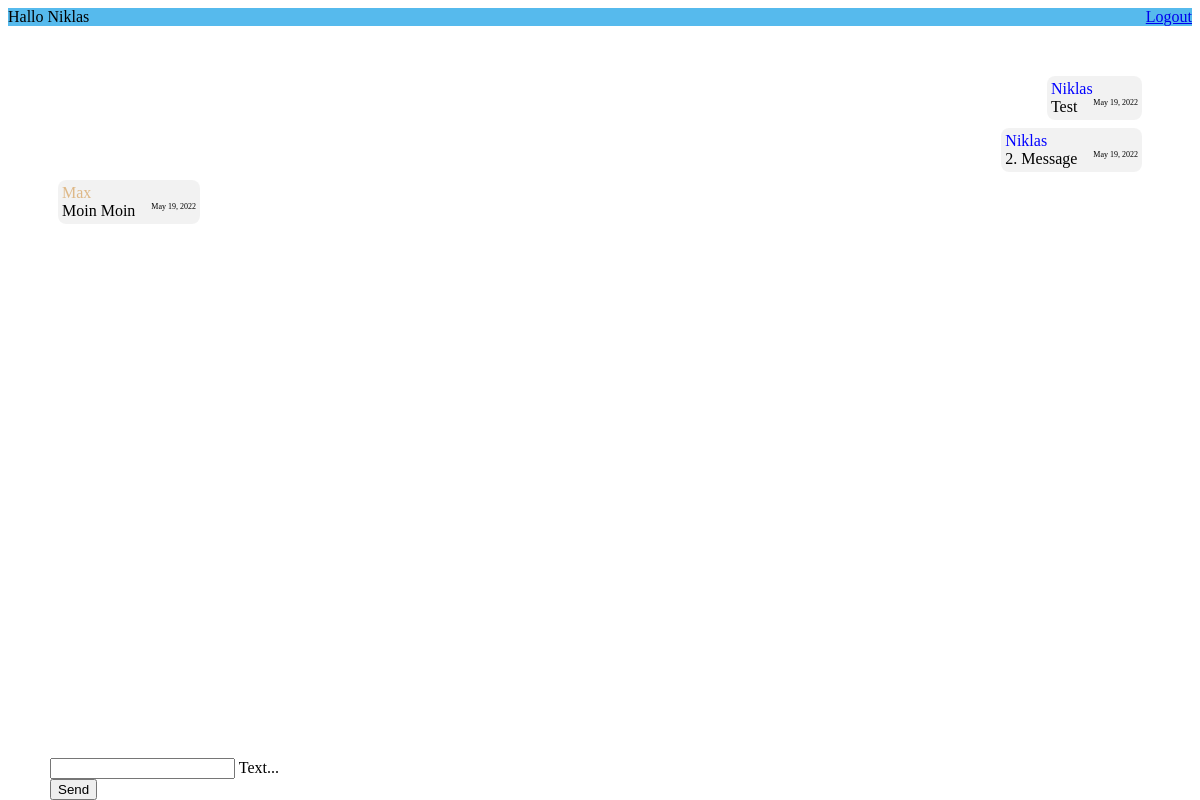
The app's page /chat/ (signed in), older data.
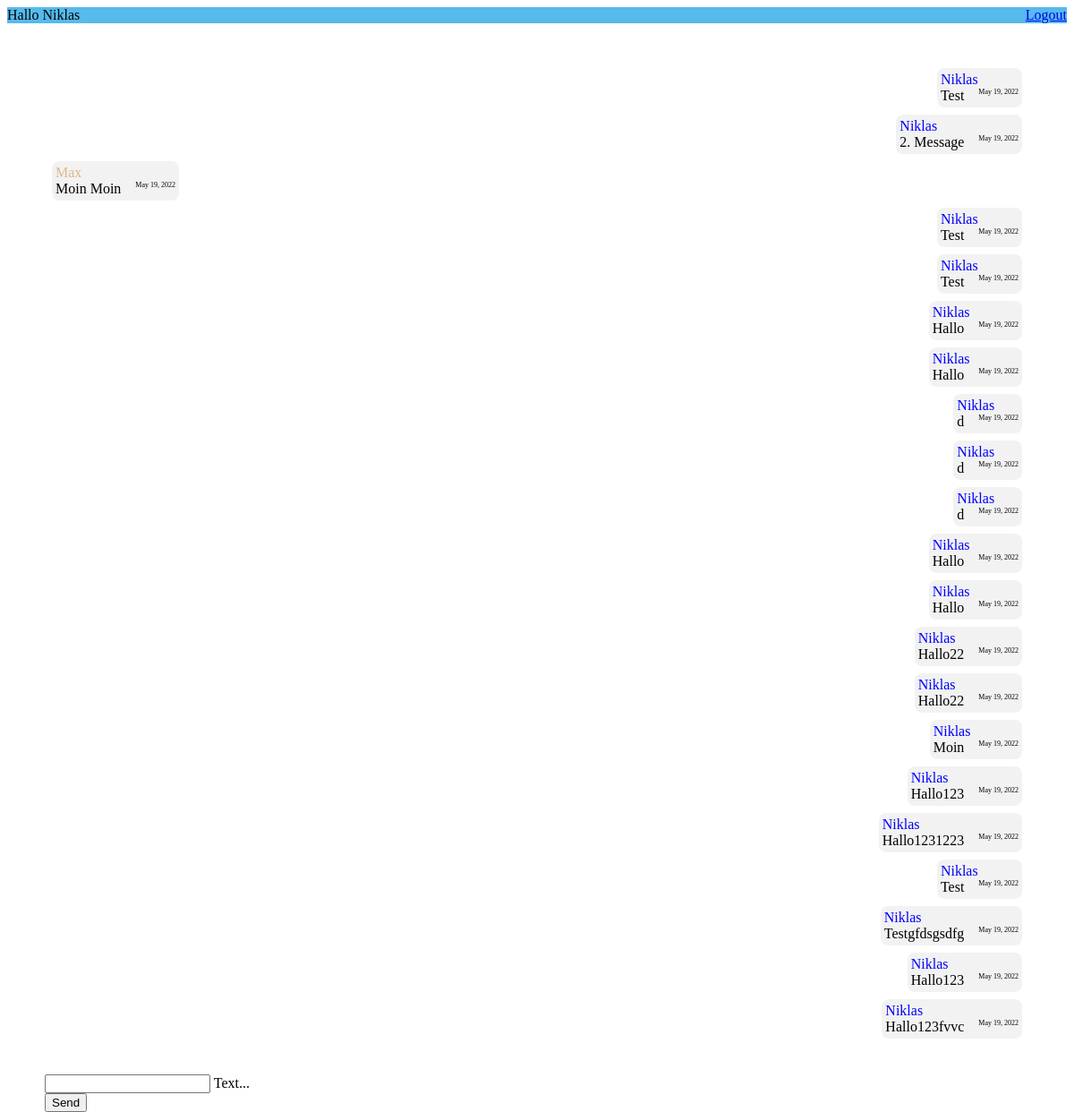
The same page, newer data.
### chat/models.py (models this page shows)
class Message (models.Model):
    text = models.CharField(max_length=500)
    created_at = models.DateField(default=date.today)
    author = models.ForeignKey(settings.AUTH_USER_MODEL, on_delete=models.CASCADE, related_name="author_message_set")
    chat = models.ForeignKey(Chat, on_delete=models.CASCADE, related_name="chat_message_set")
    receiver = models.ForeignKey(settings.AUTH_USER_MODEL, on_delete=models.CASCADE , related_name="receiver_message_set")

### chat/views.py (the view, shortened to what this page needs)
# urls.py: path("chat/", index),
@login_required(login_url="/login/")
def index(request):
    chatMessages = Message.objects.filter(chat__id = 1)
    return render(request, "chat/index.html", {"messages": chatMessages})

### chat/templates/chat/index.html (shortened to what this page needs)
<link rel="stylesheet" href="https://code.getmdl.io/1.3.0/material.indigo-pink.min.css">
<div class="mdl-layout mdl-js-layout mdl-layout--fixed-header">
    <header class="mdl-layout__header">
        <div class="mdl-layout__header-row" style="display: flex; justify-content: space-between;">
            <span class="mdl-layout-title">{% if request.user.is_authenticated%}Hallo {{ request.user.first_name }} {%else%} Please login {%endif%}</span>
            <nav>
                {% if request.user.is_authenticated%}
                <a class="mdl-navigation__link" href="/logout/">Logout</a> {% endif%}
            </nav>
        </div>
    </header>
    <main class="mdl-layout__content" id="page" onload="scrollDown()">
        <div class="page-content">
            {% if request.user.is_authenticated%}
            <div class="chatContainer" id="chatContainer">
                {%for message in messages%}
                {% if request.user == message.author%}
                <div class="messageContainer right">
                    <div class="author blue">{{message.author.first_name}}</div>
                    <div class="messageBody">
                        <div class="message">{{message.text}}</div>
                        <div class="date"> {{message.created_at}}</div>
                    </div>
                </div>
                {% else%}
                <div class="messageContainer ">
                    <div class="author yellow">{{message.author.first_name}}</div>
                    <div class="messageBody">
                        <div class="message">{{message.text}}</div>
                        <div class="date"> {{message.created_at}}</div>
                    </div>
                </div>
                {%endif%} {%endfor%}
            </div>
            <form onsubmit="sendMessage(event); " method="post" class="message-field">
                <div class="mdl-textfield mdl-js-textfield mdl-textfield--floating-label textfield">
                    <input class="mdl-textfield__input" type="text" name="textmessage" id="messageField">
                    <label class="mdl-textfield__label" for="messageField">Text...</label>
                </div>
                <button class="mdl-button mdl-js-button mdl-button--raised mdl-js-ripple-effect mdl-button--accent ">
                            Send
                          </button>
            </form>
            {%else%}
            <h1>Click here to <a href="/login">login</a></h1>
            {%endif%}
        </div>
    </main>
</div>

### chat/templates/chat/index.html (style rules this page uses)
.page-content { padding: 50px; }
.message-field { position: fixed; bottom: 0; left: 50px; right: 50px; background-color: white; margin: 0; }
.textfield { width: calc(100% - 78px) !important; }
.messageContainer { background: aliceblue; background-color: rgba(0, 0, 0, 0.05); border-radius: 8px; width: fit-content; padding: 4px 4px 4px 4px; margin-bottom: 8px; }
.chatContainer { display: flex; flex-direction: column; margin-bottom: 16px; }
.right { align-self: flex-end; }
.messageBody { display: flex; }
.author { color: blue; }
.blue { color: blue; }
.yellow { color: burlywood; }
.date { font-size: 8px; }
.message { margin-right: 16px; }
.mdl-layout__header { background-color: #56baed !important; }

Row changes from the older to the newer data that the page shows:
added Message: author.first_name "Niklas", text "Test", created_at "May 19, 2022"
added Message: author.first_name "Niklas", text "Test", created_at "May 19, 2022"
added Message: author.first_name "Niklas", text "Hallo", created_at "May 19, 2022"
added Message: author.first_name "Niklas", text "Hallo", created_at "May 19, 2022"
added Message: author.first_name "Niklas", text "d", created_at "May 19, 2022"
added Message: author.first_name "Niklas", text "d", created_at "May 19, 2022"
added Message: author.first_name "Niklas", text "d", created_at "May 19, 2022"
added Message: author.first_name "Niklas", text "Hallo", created_at "May 19, 2022"
added Message: author.first_name "Niklas", text "Hallo", created_at "May 19, 2022"
added Message: author.first_name "Niklas", text "Hallo22", created_at "May 19, 2022"
added Message: author.first_name "Niklas", text "Hallo22", created_at "May 19, 2022"
added Message: author.first_name "Niklas", text "Moin", created_at "May 19, 2022"
added Message: author.first_name "Niklas", text "Hallo123", created_at "May 19, 2022"
added Message: author.first_name "Niklas", text "Hallo1231223", created_at "May 19, 2022"
added Message: author.first_name "Niklas", text "Test", created_at "May 19, 2022"
added Message: author.first_name "Niklas", text "Testgfdsgsdfg", created_at "May 19, 2022"
added Message: author.first_name "Niklas", text "Hallo123", created_at "May 19, 2022"
added Message: author.first_name "Niklas", text "Hallo123fvvc", created_at "May 19, 2022"
